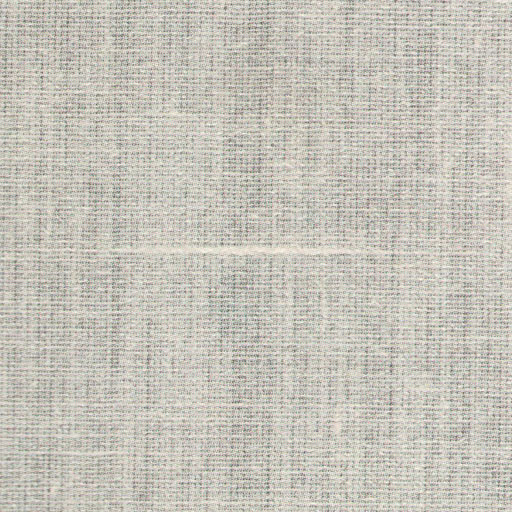
#> input picture data/Fabric1.jpg, 512 x 512 px; its folder holds only this picture in this run
$ python -i defect_fabric.py   (imports and definitions only)
#> lines starting #> are read from the running program, lines starting #| are printed output that depends on the picture; after the words box and inside, x2 and y2 are one past the last pixel; in counts of white or black regions, pixels touching at a corner belong together
# import packages
import numpy as np
import cv2
import matplotlib.pyplot as plt
import glob
import streamlit as st
from PIL import Image


# Title and subtitle
# [1 line not run here, left out]
# st.markdown("<h2 style='text-align: center;color: darkblue'>Utilizing Computer Vision Techniques for Accurate and Efficient Fabric Defect Identification and Localization!<br></h2>", unsafe_allow_html=True)

# # Display background image
# image = Image.open("background.png")
# st.image(image, use_column_width=True)


# Function to display the images after anomaly detection
def print_images(image,hsv,v,blr,dst,binary,dilation,img,detection):
  st.write(detection)
  fig, ax = plt.subplots(1,2,figsize=(15,10))
  ax[0].imshow(cv2.cvtColor(image, cv2.COLOR_BGR2RGB))
  ax[0].set_title("Original")
#   ax[0,1].imshow(cv2.cvtColor(hsv, cv2.COLOR_BGR2RGB))
#   ax[0,1].set_title("HSV")
#   ax[0,2].imshow(cv2.cvtColor(v, cv2.COLOR_BGR2RGB))
#   ax[0,2].set_title("Value")
#   ax[0,3].imshow(cv2.cvtColor(blr, cv2.COLOR_BGR2RGB))
#   ax[0,3].set_title("Blur")
#   ax[1,0].imshow(cv2.cvtColor(dst, cv2.COLOR_BGR2RGB))
#   ax[1,0].set_title("Filter")
#   ax[1,1].imshow(binary,cmap='gray')
#   ax[1,1].set_title("Binary")
#   ax[1,2].imshow(dilation,cmap='gray')
#   ax[1,2].set_title("Dilation")
  ax[1].imshow(cv2.cvtColor(img, cv2.COLOR_BGR2RGB))
  ax[1].set_title("Output")
  st.pyplot(fig)
  fig.tight_layout()


# Function to detect anomaly using image processing and segmentation approach
def defect_detect(path):

#> called with path = 'data/Fabric1.jpg'
    image = cv2.imread(path)
#> image is the input picture: shape (512, 512, 3); mean B, G, R 185.4, 194.8, 197.7
    if (type(image) is np.ndarray):

        img = image.copy()

        # Convert image to hsv format
        hsv = cv2.cvtColor(img,cv2.COLOR_BGR2HSV)
#> hsv: shape (512, 512, 3); mean H, S, V 31, 18.5, 199.6
        h = hsv [:,:,0]
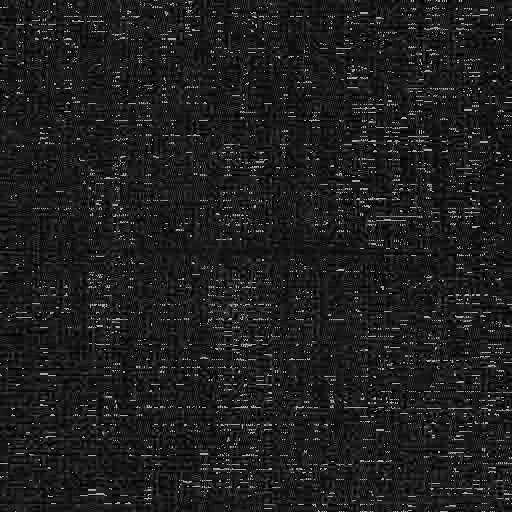
#> h: shape (512, 512); min 0, max 179, mean 31
        s = hsv[:,:,1]
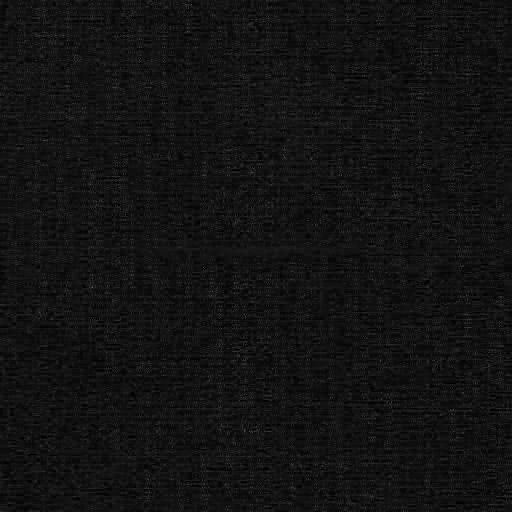
#> s: shape (512, 512); min 0, max 78, mean 18.5
        v = hsv[:,:,2]
        detection = ""

        # Blur the image
        blr = cv2.blur(v,(15,15))
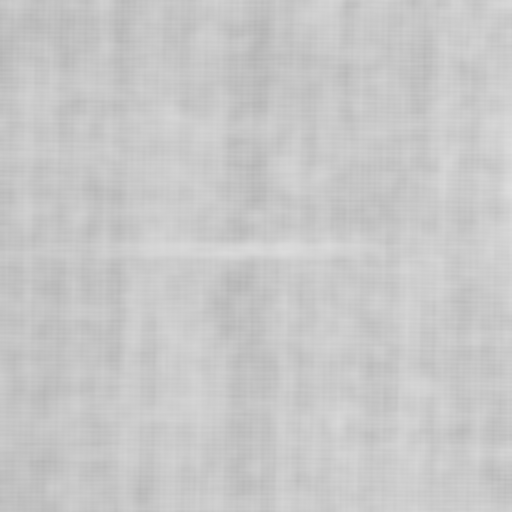
#> blr: shape (512, 512); min 180, max 222, mean 199.6

        # Noise filtering from the image
        dst = cv2.fastNlMeansDenoising(blr,None,10,7,21)

        # Applying image segmentation using cv2.threshold()
        _,binary = cv2.threshold(dst,127,255,cv2.THRESH_BINARY+cv2.THRESH_OTSU)
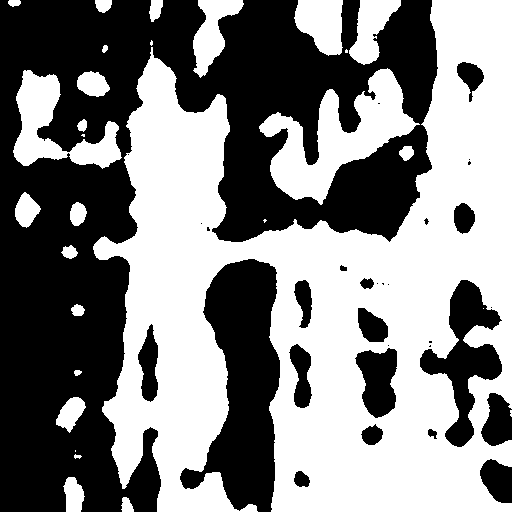
#> binary: shape (512, 512); 51.6% white; 31 black regions (14 under 20 px), largest, box (x1, y1, x2, y2) and area: (0, 0, 438, 512) 98217, (180, 259, 280, 512) 14210, (420, 280, 502, 447) 5220

        # Defining kernel for adjusting the size of convolutions
        kernel = np.ones((5,5),np.uint8)

        # Applying morphological image processing operations.
        erosion = cv2.erode(binary,kernel,iterations = 1)
#> erosion: shape (512, 512); 45.2% white; 22 white regions (1 under 20 px), largest, box (x1, y1, x2, y2) and area: (96, 0, 512, 512) 101717, (262, 71, 413, 201) 6812, (16, 73, 65, 164) 2410
        dilation = cv2.dilate(binary,kernel,iterations = 1)
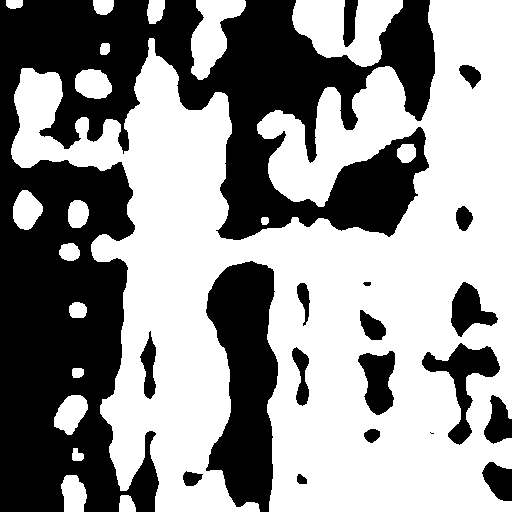
#> dilation: shape (512, 512); 57.9% white; 19 black regions (1 under 20 px)

        # Detecting defect in fabric based on dialation value and drawing contour over the defects
        if (dilation==0).sum() >1:
                detection = "Defective Fabric"
                contours,_ = cv2.findContours(dilation,cv2.RETR_TREE,cv2.CHAIN_APPROX_SIMPLE)
#> contours = 34 contours, 2 with area under 20; largest, box (x1, y1, x2, y2) and area: (11, 0, 512, 512) 145113, (292, 0, 403, 67) 4470, (421, 342, 501, 446) 2630, (191, 0, 246, 80) 2284, (357, 350, 396, 416) 1656
                for i in contours:
                    if cv2.contourArea(i) < 261121.0:
                        cv2.drawContours(img,i,-1,(0,255,0),3)
#> this loop made 34 passes
#> i on pass 18: [[429, 432], [430, 431], [431, 432], [430, 433]]
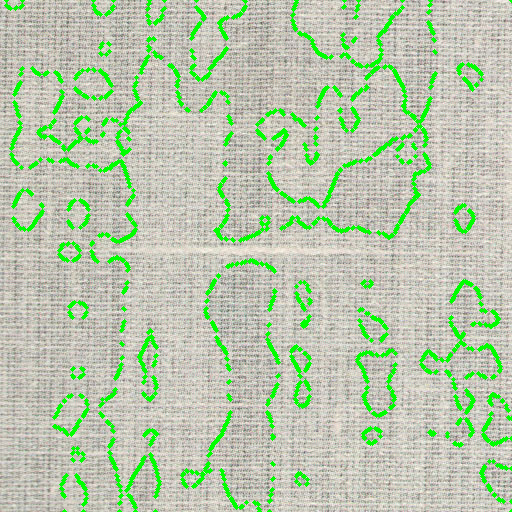
#> img: shape (512, 512, 3); 7.75% of pixels changed, all inside (x1, y1, x2, y2) = (4, 0, 512, 512)
        else:
                        detection = "Good Fabric"


        # Returning the processed images and output
        print_images(image,hsv,v,blr,dst,binary,dilation,img,detection)
    else:
      st.write("#### The path to the image is invalid or doesn't exists!")
      st.write('#### Please provide a valid path to the image in the format --> (path/to/image.jpg)')


# Taking user input for image path
# [1 line that did not run here, left out]
# [3 lines not run here, left out]

>>> result = defect_detect('data/Fabric1.jpg')
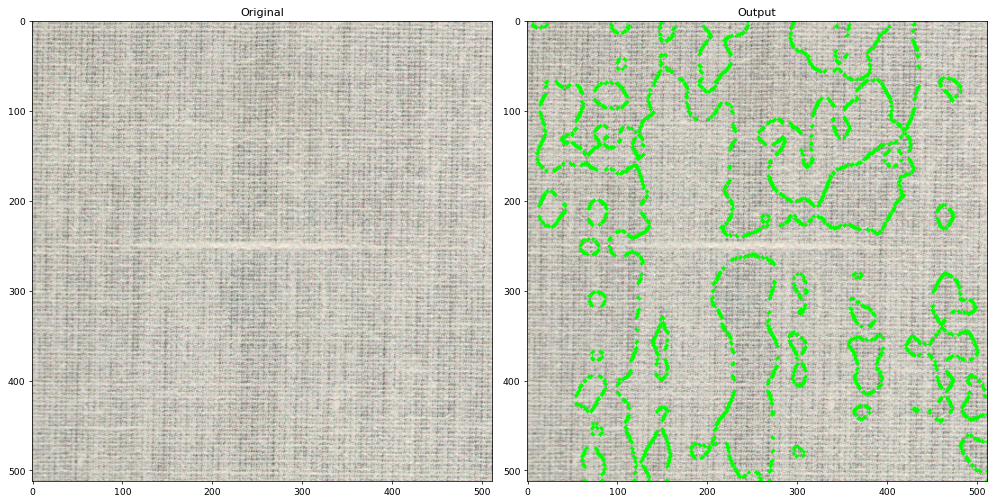
#> figure drawn by matplotlib, 2 panels

$ run again, on data/Fabric10.jpg
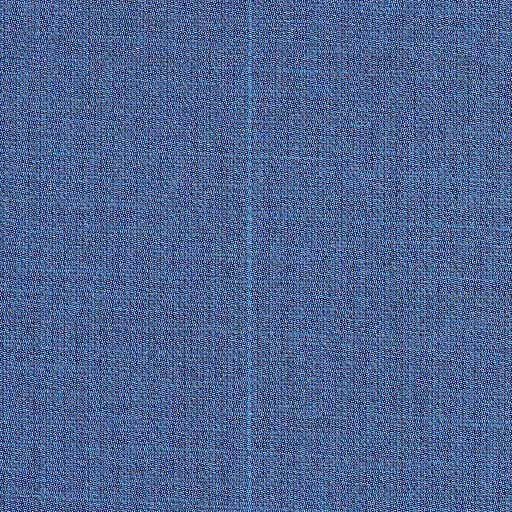
#> input picture data/Fabric10.jpg, 512 x 512 px
#> in defect_detect, image is the input picture: shape (512, 512, 3); mean B, G, R 146.2, 100.4, 76.8
#> hsv: shape (512, 512, 3); mean H, S, V 110, 135.8, 146.2
#> in defect_detect, `_,binary = cv2.threshold(dst,127,255,cv2.THRESH_BINARY+cv2.THRESH_OTSU)`:
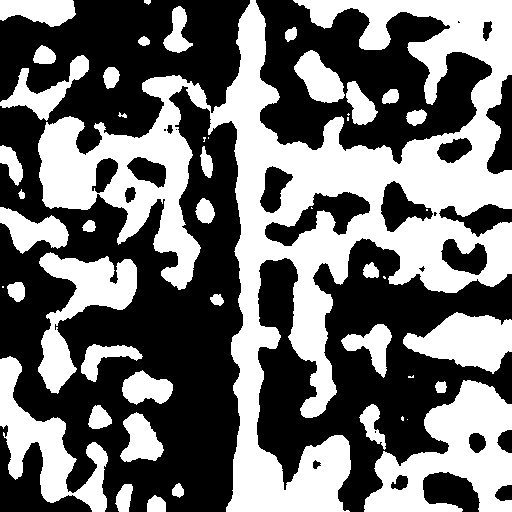
#> binary: shape (512, 512); 44% white; 48 white regions (11 under 20 px), largest, box (x1, y1, x2, y2) and area: (38, 0, 512, 512) 71693, (364, 380, 512, 512) 10193, (0, 356, 108, 512) 5927
#> erosion: shape (512, 512); 34.1% white; 42 white regions (4 under 20 px), largest, box (x1, y1, x2, y2) and area: (212, 0, 512, 512) 47333, (40, 78, 198, 287) 10302, (367, 383, 512, 512) 8461
#> dilation: shape (512, 512); 54.1% white; 26 black regions (3 under 20 px)
#> contours = 46 contours, 3 with area under 20; largest, box (x1, y1, x2, y2) and area: (0, 0, 512, 512) 94154, (357, 378, 512, 512) 12464, (0, 205, 145, 396) 10091, (0, 354, 110, 512) 7148, (401, 310, 512, 376) 4654
#> the loop in defect_detect, `for i in contours:` made 46 passes
#> i on pass 33: [[314, 464], [315, 463], [316, 464], [315, 465]]
#> `result = defect_detect('data/Fabric1.jpg')`:
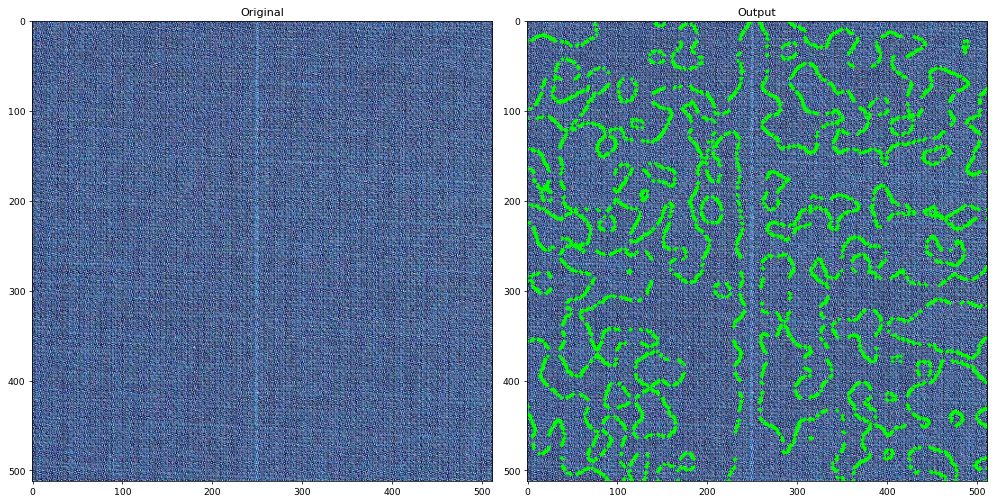
#> figure drawn by matplotlib, 2 panels

$ run again, on data/Fabric12.jpg
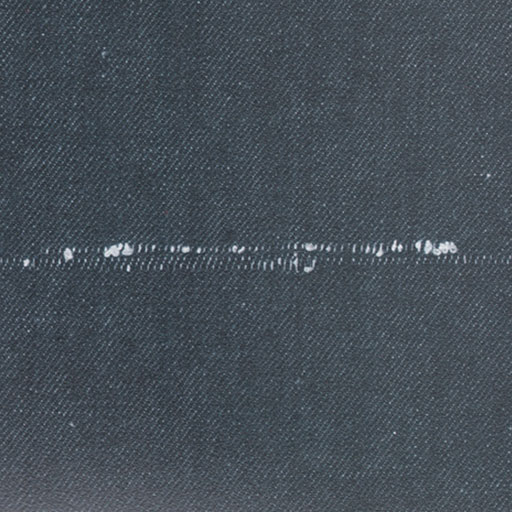
#> input picture data/Fabric12.jpg, 512 x 512 px
#> in defect_detect, image is the input picture: shape (512, 512, 3); mean B, G, R 87.2, 78.5, 69.6
#> hsv: shape (512, 512, 3); mean H, S, V 104.8, 52.8, 87.2
#> in defect_detect, `_,binary = cv2.threshold(dst,127,255,cv2.THRESH_BINARY+cv2.THRESH_OTSU)`:
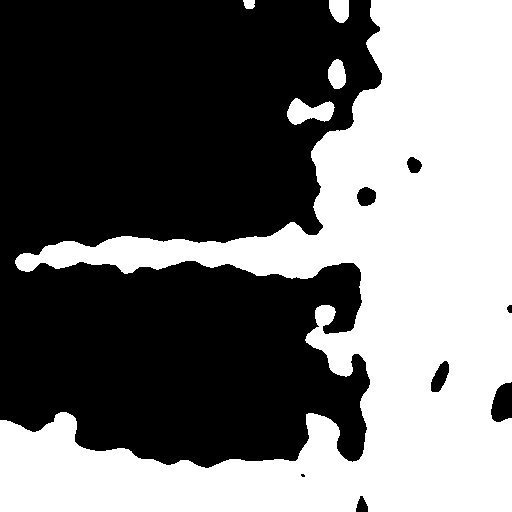
#> binary: shape (512, 512); 44.4% white; 5 white regions, box (x1, y1, x2, y2) and area: (0, 0, 512, 512) 114700, (287, 98, 335, 125) 801, (328, 59, 346, 89) 415, (329, 0, 349, 23) 386, (243, 0, 255, 9) 93
#> erosion: shape (512, 512); 42% white; 6 white regions, box (x1, y1, x2, y2) and area: (0, 0, 512, 512) 108967, (289, 101, 332, 122) 483, (331, 0, 347, 21) 262, (330, 62, 344, 87) 240, (317, 307, 333, 324) 203, (246, 0, 253, 7) 39
#> dilation: shape (512, 512); 46.7% white; 5 white regions
#> contours = 8 contours; box (x1, y1, x2, y2) and area: (0, 0, 512, 512) 118890, (285, 96, 337, 127) 1094, (326, 57, 348, 91) 580, (327, 0, 351, 25) 485, (432, 363, 448, 391) 190, (358, 189, 375, 205) 166, (241, 0, 257, 11) 138, (409, 159, 420, 172) 82
#> the loop in defect_detect, `for i in contours:` made 8 passes
#> `result = defect_detect('data/Fabric1.jpg')`:
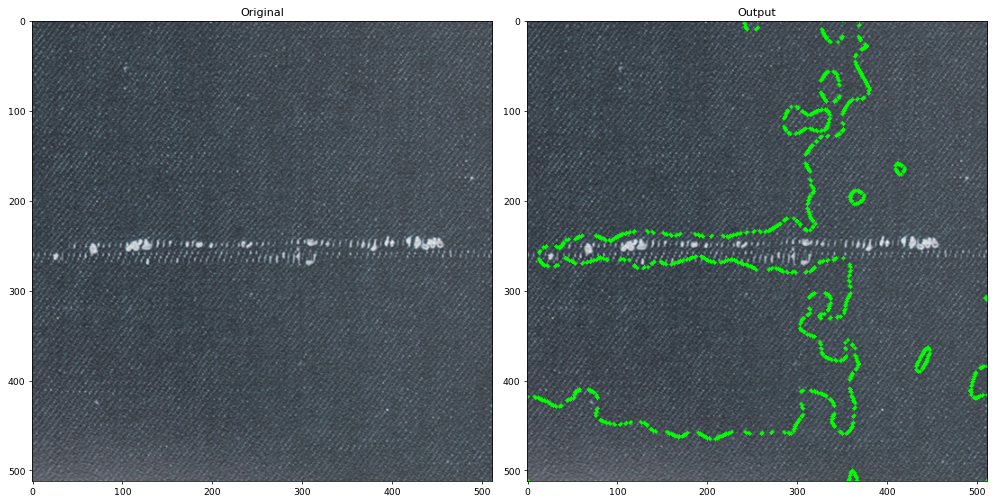
#> figure drawn by matplotlib, 2 panels

$ run again, on data/Fabric13.jpg
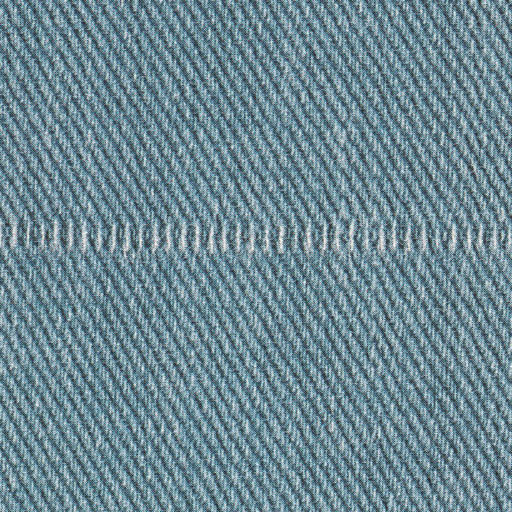
#> input picture data/Fabric13.jpg, 512 x 512 px
#> in defect_detect, image is the input picture: shape (512, 512, 3); mean B, G, R 147.1, 136.2, 109.1
#> hsv: shape (512, 512, 3); mean H, S, V 98.8, 70.1, 147.3
#> binary: shape (512, 512); 44.9% white; 33 white regions (7 under 20 px), largest, box (x1, y1, x2, y2) and area: (23, 57, 347, 512) 54896, (299, 81, 512, 465) 29753, (261, 0, 401, 124) 6144
#> erosion: shape (512, 512); 36.8% white; 30 white regions (3 under 20 px), largest, box (x1, y1, x2, y2) and area: (87, 130, 345, 512) 40278, (301, 83, 512, 462) 24064, (27, 60, 142, 299) 6933
#> dilation: shape (512, 512); 53% white; 25 black regions (7 under 20 px)
#> contours = 35 contours, 5 with area under 20; largest, box (x1, y1, x2, y2) and area: (0, 55, 349, 512) 67061, (259, 0, 512, 467) 42012, (0, 266, 97, 437) 8684, (454, 0, 512, 181) 6884, (451, 313, 512, 467) 4034
#> the loop in defect_detect, `for i in contours:` made 35 passes
#> i on passes 6, 9, 25: [[73, 308], [73, 313], [77, 313], [77, 308]], [[5, 399], [6, 398], [7, 399], [6, 400]], [[428, 33], [428, 38], [433, 38], [433, 33]]
#> `result = defect_detect('data/Fabric1.jpg')`:
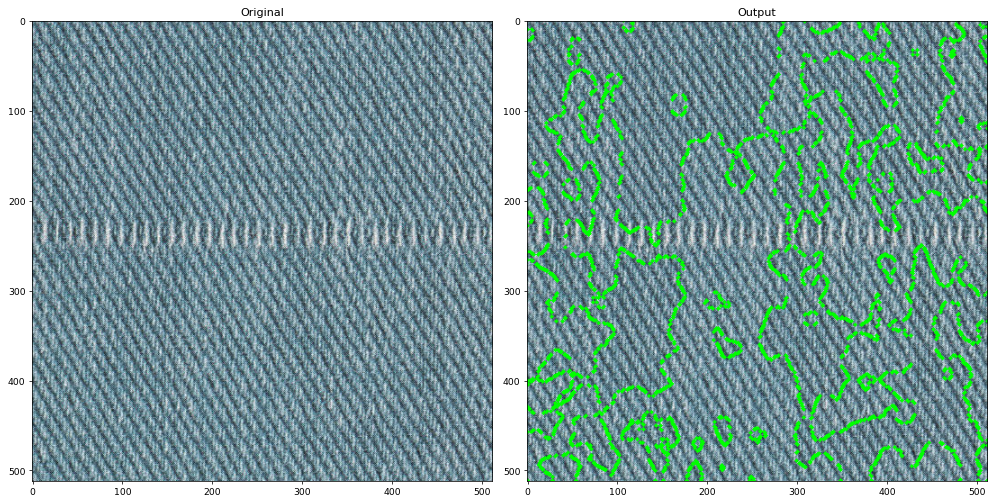
#> figure drawn by matplotlib, 2 panels
